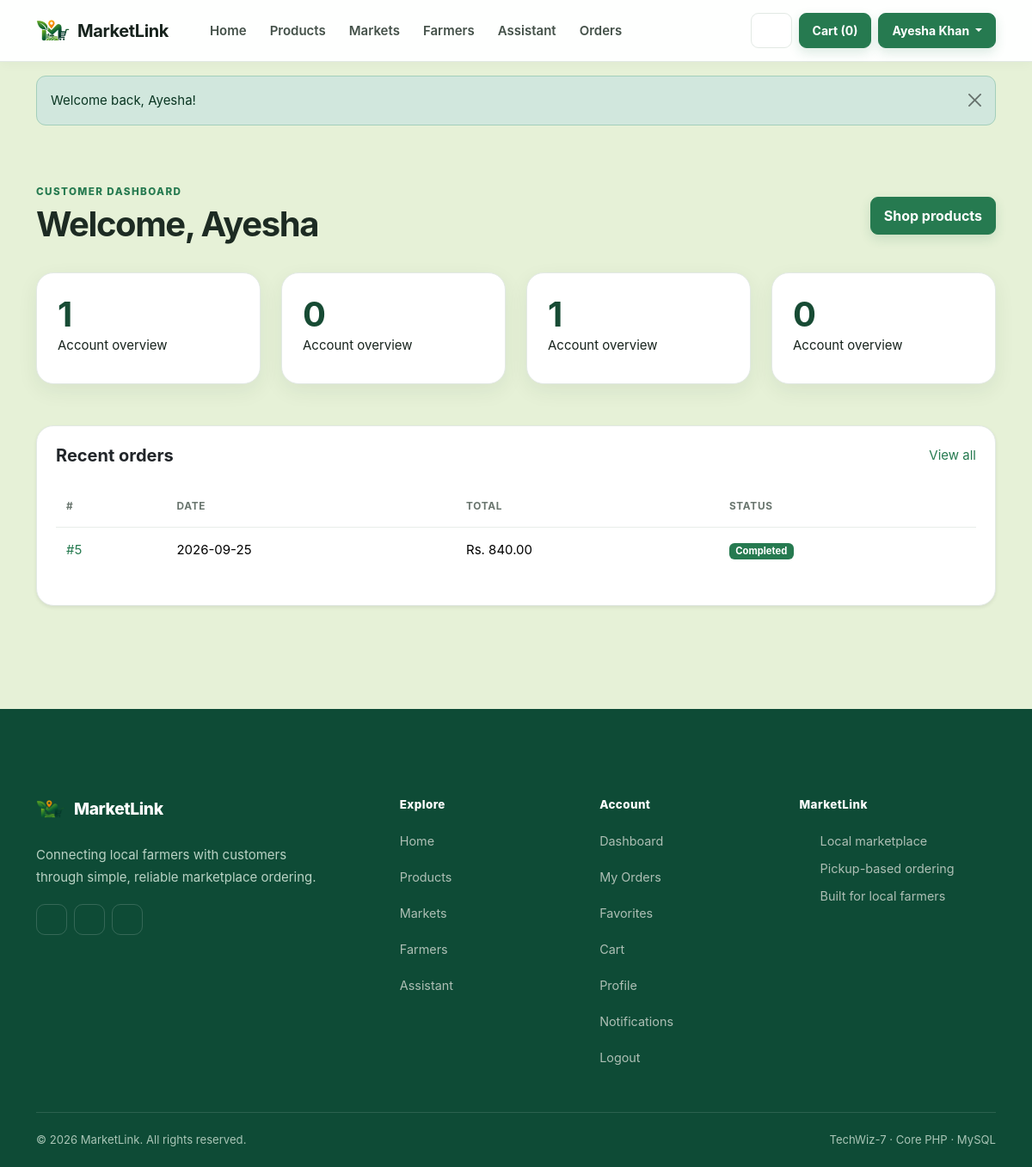
/dashboard (signed in), run on the app's committed database.
### tables this page shows
CREATE TABLE `users` (
  `id` int(10) UNSIGNED NOT NULL,
  `name` varchar(120) NOT NULL,
  `email` varchar(190) NOT NULL,
  `password` varchar(255) NOT NULL,
  `phone` varchar(30) DEFAULT NULL,
  `profile_image` varchar(255) DEFAULT NULL,
  `role` enum('admin','farmer','customer') NOT NULL DEFAULT 'customer',
  `market_id` int(10) UNSIGNED DEFAULT NULL,
  `status` enum('active','inactive') NOT NULL DEFAULT 'active',
  `approval_status` enum('pending','approved','suspended') NOT NULL DEFAULT 'approved',
  `created_at` timestamp NOT NULL DEFAULT current_timestamp()
);

CREATE TABLE `orders` (
  `id` int(10) UNSIGNED NOT NULL,
  `customer_id` int(10) UNSIGNED NOT NULL,
  `market_id` int(10) UNSIGNED DEFAULT NULL,
  `pickup_date` date NOT NULL,
  `pickup_time` time NOT NULL,
  `note` varchar(500) DEFAULT NULL,
  `total_amount` decimal(10,2) NOT NULL DEFAULT 0.00,
  `status` enum('pending','accepted','declined','ready','completed','cancelled') NOT NULL DEFAULT 'pending',
  `created_at` timestamp NOT NULL DEFAULT current_timestamp(),
  `updated_at` timestamp NOT NULL DEFAULT current_timestamp() ON UPDATE current_timestamp()
);

### app/Controllers/PublicController.php (called while the page is built, shortened)
<?php
class PublicController
{
    public function dashboard(): void
    {
        require_role('customer');
        $pdo = db();
        $uid = current_user()['id'];
        $stats = [];
        $q = $pdo->prepare("SELECT COUNT(*) FROM orders WHERE customer_id=?");
        $q->execute([$uid]);
        $stats['orders'] = $q->fetchColumn();
        $q = $pdo->prepare("SELECT COUNT(*) FROM favorite_products WHERE user_id=?");
        $q->execute([$uid]);
        $stats['favorites'] = $q->fetchColumn();
        $q = $pdo->prepare("SELECT COUNT(*) FROM reviews WHERE customer_id=?");
        $q->execute([$uid]);
        $stats['reviews'] = $q->fetchColumn();
        $q = $pdo->prepare("SELECT COUNT(*) FROM notifications WHERE user_id=? AND is_read=0");
        $q->execute([$uid]);
        $stats['unread'] = $q->fetchColumn();
        $latest = $pdo->prepare("SELECT * FROM orders WHERE customer_id=? ORDER BY created_at DESC LIMIT 5");
        $latest->execute([$uid]);
        $latest = $latest->fetchAll();
        require __DIR__ . '/../Views/layouts/header.php';
        require __DIR__ . '/../Views/public/dashboard.php';
        require __DIR__ . '/../Views/layouts/footer.php';
    }
}

### index.php (called while the page is built, shortened)
<?php
require_once __DIR__ . '/app/Support/Router.php';
$router = new \App\Support\Router(require __DIR__ . '/routes/web.php');
$router->dispatch($_SERVER['REQUEST_METHOD'] ?? 'GET', $_SERVER['REQUEST_URI'] ?? '/');

### app/Support/auth.php (called while the page is built, shortened)
<?php
require_once __DIR__ . '/db.php';
function current_user(): ?array
{
    static $userLoaded = false;
    static $user = null;
    if ($userLoaded) return $user;
    $userLoaded = true;
    $st = db()->prepare('SELECT * FROM users WHERE id=? LIMIT 1');
    $st->execute([$_SESSION['user_id']]);
    $user = $st->fetch() ?: null;
    return $user;
}
function require_login(): void
{
    if (!current_user()) {
        flash('warning', 'Please login first.');
        redirect('login.php');
    }
}
function require_role(string $role): void
{
    require_login();
}

### app/Support/db.php (called while the page is built, shortened)
<?php
function db(): PDO {
    static $pdo = null;
    if ($pdo === null) {
        $dsn = 'mysql:host=' . DB_HOST . ';dbname=' . DB_NAME . ';charset=utf8mb4';
        $pdo = new PDO($dsn, DB_USER, DB_PASS, [PDO::ATTR_ERRMODE=>PDO::ERRMODE_EXCEPTION, PDO::ATTR_DEFAULT_FETCH_MODE=>PDO::FETCH_ASSOC, PDO::ATTR_EMULATE_PREPARES=>false]);
    }
    return $pdo;
}

### app/Views/public/dashboard.php (the view)
<div class="container py-5">
    <div class="d-flex justify-content-between align-items-center mb-4">
        <div><span class="eyebrow">Customer dashboard</span>
            <h1 class="fw-bold">Welcome, <?= e(explode(' ', current_user()['name'])[0]) ?></h1>
        </div><a href="<?= url('products.php') ?>" class="btn btn-primary">Shop products</a>
    </div>
    <div class="row g-4 mb-5"><?php foreach ([['orders', 'Orders'], ['favorites', 'Favorites'], ['reviews', 'Reviews'], ['unread', 'Unread alerts']] as $s): ?><div class="col-6 col-lg-3">
                <div class="stat-card p-4 h-100">
                    <div class="display-6 fw-bold"><?= (int)$stats[$s[0]] ?></div>
                    <div class="stat-trend">Account overview</div>
                </div>
            </div><?php endforeach; ?></div>
    <div class="card border-0 shadow-sm">
        <div class="card-body">
            <div class="d-flex justify-content-between mb-3">
                <h5 class="fw-bold">Recent orders</h5><a href="<?= url('orders.php') ?>">View all</a>
            </div>
            <div class="table-responsive">
                <table class="table">
                    <thead>
                        <tr>
                            <th>#</th>
                            <th>Date</th>
                            <th>Total</th>
                            <th>Status</th>
                        </tr>
                    </thead>
                    <tbody><?php foreach ($latest as $o): ?><tr>
                                <td><a href="<?= url('order_view.php?id=' . $o['id']) ?>">#<?= $o['id'] ?></a></td>
                                <td><?= e($o['pickup_date']) ?></td>
                                <td>Rs. <?= money($o['total_amount']) ?></td>
                                <td><?= status_badge($o['status']) ?></td>
                            </tr><?php endforeach; ?></tbody>
                </table>
            </div>
        </div>
    </div>
</div>

### app/Support/Router.php (shortened to what this page needs)
<?php
class Router {
    public function dispatch(string $method, string $uri): void {
        $path = parse_url($uri, PHP_URL_PATH) ?: '/';
        foreach ($this->routes as [$m,$route,$handler]) {
            if ($m === $method && $route === $path) { [$class,$action]=$handler; (new $class())->$action(); return; }
        }
    }
}

### app/Views/layouts/header.php (shortened to what this page needs)
<?php
$flash = get_flash();
$user = current_user();
?>
<!doctype html>
<html lang="en">
<head>
    <link
        href="https://cdn.jsdelivr.net/npm/bootstrap@5.3.8/dist/css/bootstrap.min.css"
        rel="stylesheet"
    >
<link
        href="<?= url('assets/css/style.css') ?>"
        rel="stylesheet"
    >
</head>
<body>
    <nav class="navbar navbar-expand-lg navbar-light sticky-top">
        <div class="container">
            <a
                class="navbar-brand fw-bold d-flex align-items-center gap-2"
                href="<?= url('home') ?>"
            >
                <img src="<?= url('assets/img/logo.png') ?>" alt="MarketLink logo" width="40" height="40" class="d-inline-block align-text-top">
                <span>MarketLink</span>
            </a>
                <?= svg_icon("menu", "icon", "Open navigation") ?>
            <div id="mainNav" class="collapse navbar-collapse">
                <ul class="navbar-nav me-auto mb-2 mb-lg-0">
                    <li class="nav-item links">
                        <a
                            class="nav-link text-light"
                            href="<?= url('home') ?>"
                        >
                            Home
                        </a>
                    </li>
                    <li class="nav-item links">
                        <a
                            class="nav-link text-light"
                            href="<?= url('products') ?>"
                        >
                            Products
                        </a>
                    </li>
                    <li class="nav-item links">
                        <a
                            class="nav-link text-light"
                            href="<?= url('markets') ?>"
                        >
                            Markets
                        </a>
                    </li>
                    <li class="nav-item links">
                        <a
                            class="nav-link text-light"
                            href="<?= url('farmers') ?>"
                        >
                            Farmers
                        </a>
                    </li>
                    <li class="nav-item links">
                        <a
                            class="nav-link text-light"
                            href="<?= url('assistant') ?>"
                        >
                            Assistant
                        </a>
                    </li>
                    <?php if ($user && $user['role'] === 'customer'): ?>
                        <li class="nav-item links">
                            <a
                                class="nav-link text-light"
                                href="<?= url('orders') ?>"
                            >
                                Orders
                            </a>
                        </li>
                    <?php endif; ?>
                </ul>
                <div class="d-flex align-items-center gap-2">
                    <?php if ($user): ?>
                        <a
                            class="btn btn-outline-light btn-sm bell-icon"
                            href="<?= url('notifications') ?>"
                        >
                            <?= svg_icon("bell", "icon icon-sm", "Notifications") ?>
                        </a>
                        <?php if ($user['role'] === 'customer'): ?>
                            <a
                                class="btn btn-primary btn-sm"
                                href="<?= url('cart') ?>"
                            >
                                Cart (<?= count($_SESSION['cart'] ?? []) ?>)
                            </a>
                        <?php endif; ?>
                        <div class="dropdown">
                            <button
                                class="btn btn-primary btn-sm dropdown-toggle"
                                data-bs-toggle="dropdown"
                            >
                                <?= e($user['name']) ?>
                            </button>
                        </div>
                    <?php endif; ?>
                </div>
            </div>
        </div>
    </nav>
    <?php if ($flash): ?>
        <div class="container mt-3">
            <div
                class="alert alert-<?= e($flash['type']) ?> alert-dismissible fade show"
                role="alert"
            >
                <?= e($flash['message']) ?>
                <button
                    class="btn-close"
                    data-bs-dismiss="alert"
                ></button>
            </div>
        </div>
    <?php endif; ?>

### app/Support/functions.php (shortened to what this page needs)
<?php
require_once __DIR__ . '/db.php';
require_once __DIR__ . '/auth.php';
function url(string $path = ''): string
{
    $path = ltrim($path, '/');
    $map = [
        'index.php' => 'home',
        'login.php' => 'login',
        'register.php' => 'register',
        'logout.php' => 'logout',
        'products.php' => 'products',
        'product.php' => 'product',
        'markets.php' => 'markets',
        'farmers.php' => 'farmers',
        'cart.php' => 'cart',
        'checkout.php' => 'checkout',
        'orders.php' => 'orders',
        'order_view.php' => 'order',
        'favorites.php' => 'favorites',
        'profile.php' => 'profile',
        'notifications.php' => 'notifications',
        'assistant.php' => 'assistant',
        'dashboard.php' => 'dashboard',
        'farmer/index.php' => 'farmer/home',
        'farmer/products.php' => 'farmer/products',
        'farmer/product_form.php' => 'farmer/product-form',
        'farmer/orders.php' => 'farmer/orders',
        'farmer/profile.php' => 'farmer/profile',
        'farmer/reviews.php' => 'farmer/reviews',
        'farmer/sales.php' => 'farmer/sales',
        'farmer/schedule.php' => 'farmer/schedule',
        'admin/index.php' => 'admin/home',
        'admin/farmers.php' => 'admin/farmers',
        'admin/customers.php' => 'admin/customers',
        'admin/markets.php' => 'admin/markets',
        'admin/categories.php' => 'admin/categories',
        'admin/products.php' => 'admin/products',
        'admin/reviews.php' => 'admin/reviews',
        'admin/reports.php' => 'admin/reports',
        'admin/notifications.php' => 'admin/notifications',
    ];
    $query = '';
    $qpos = strpos($path, '?');
    if ($qpos !== false) {
        $query = substr($path, $qpos);
        $path = substr($path, 0, $qpos);
    }
    $path = $map[$path] ?? $path;
    return rtrim(BASE_URL, '/') . '/' . ltrim($path, '/') . $query;
}
function e($value): string
{
    return htmlspecialchars((string)$value, ENT_QUOTES, 'UTF-8');
}
function get_flash(): ?array
{
    $f = $_SESSION['flash'] ?? null;
    return $f;
}
function money($value): string
{
    return number_format((float)$value, 2);
}
function status_badge(string $status): string
{
    $map = ['active' => 'success', 'approved' => 'success', 'accepted' => 'primary', 'ready' => 'info', 'completed' => 'success', 'pending' => 'warning', 'inactive' => 'secondary', 'suspended' => 'danger', 'declined' => 'danger', 'cancelled' => 'danger', 'rejected' => 'danger'];
    $c = $map[$status] ?? 'secondary';
    return '<span class="badge text-bg-' . $c . '">' . e(ucfirst($status)) . '</span>';
}
function svg_icon(string $name, string $class = 'icon', string $label = ''): string
{
    $paths = [
        'bell' => '<path d="M18 8a6 6 0 0 0-12 0c0 7-3 7-3 9h18c0-2-3-2-3-9"/><path d="M13.73 21a2 2 0 0 1-3.46 0"/>',
        'sparkles' => '<path d="m12 3-1.5 5.5L5 10l5.5 1.5L12 17l1.5-5.5L19 10l-5.5-1.5L12 3Z"/><path d="m19 15-.7 2.3L16 18l2.3.7L19 21l.7-2.3L22 18l-2.3-.7L19 15Z"/>',
        'arrow-right' => '<path d="M5 12h14"/><path d="m13 6 6 6-6 6"/>',
        'location' => '<path d="M20 10c0 5-8 11-8 11S4 15 4 10a8 8 0 1 1 16 0Z"/><circle cx="12" cy="10" r="2.5"/>',
        'leaf' => '<path d="M20 4C12 4 5 8 5 15c0 2 1 4 4 4 7 0 11-7 11-15Z"/><path d="M5 19c3-5 7-7 12-9"/>',
        'check' => '<path d="m5 12 4 4L19 6"/>',
        'cart' => '<circle cx="9" cy="20" r="1"/><circle cx="18" cy="20" r="1"/><path d="M3 4h2l2.4 11.2a2 2 0 0 0 2 1.6h7.8a2 2 0 0 0 1.9-1.5L21 8H6"/>',
        'seedling' => '<path d="M12 21V9"/><path d="M12 13c-4 0-7-2.5-7-7 4 0 7 2.5 7 7Z"/><path d="M12 11c0-4 3-7 7-7 0 4.5-3 7-7 7Z"/>',
        'search' => '<circle cx="11" cy="11" r="7"/><path d="m20 20-4-4"/>',
        'heart' => '<path d="M20.8 8.6c0 5.5-8.8 10.4-8.8 10.4S3.2 14.1 3.2 8.6A4.6 4.6 0 0 1 12 6.2a4.6 4.6 0 0 1 8.8 2.4Z"/>',
        'clock' => '<circle cx="12" cy="12" r="9"/><path d="M12 7v5l3 2"/>',
        'menu' => '<path d="M4 6h16M4 12h16M4 18h16"/>',
        'user' => '<circle cx="12" cy="8" r="3"/><path d="M5 21a7 7 0 0 1 14 0"/>',
        'facebook' => '<path d="M14 8h3V4h-3c-3.3 0-5 2-5 5v3H6v4h3v5h4v-5h3l1-4h-4V9c0-.7.3-1 1-1Z"/>',
        'instagram' => '<rect x="3" y="3" width="18" height="18" rx="5"/><circle cx="12" cy="12" r="4"/><circle cx="17.5" cy="6.5" r=".8" fill="currentColor" stroke="none"/>',
        'linkedin' => '<path d="M5 8v11M5 5v.1M9 19v-6a4 4 0 0 1 8 0v6M9 12V8"/>',
        'filter' => '<path d="M4 6h16M7 12h10M10 18h4"/>',
    ];
    $body = $paths[$name] ?? $paths['leaf'];
    $aria = $label !== '' ? ' aria-label="' . e($label) . '"' : ' aria-hidden="true"';
    return '<svg class="' . e($class) . '" viewBox="0 0 24 24" fill="none" stroke="currentColor" stroke-width="1.8" stroke-linecap="round" stroke-linejoin="round" focusable="false"' . $aria . '>' . $body . '</svg>';
}

### data on the page
users: name "Ayesha Khan", name "Ayesha"
orders: id "5", pickup_date "2026-09-25", total_amount "840.00", status "Completed"

### other printed values
$stats[$s[0]] "1"
$stats[$s[0]] "0"
